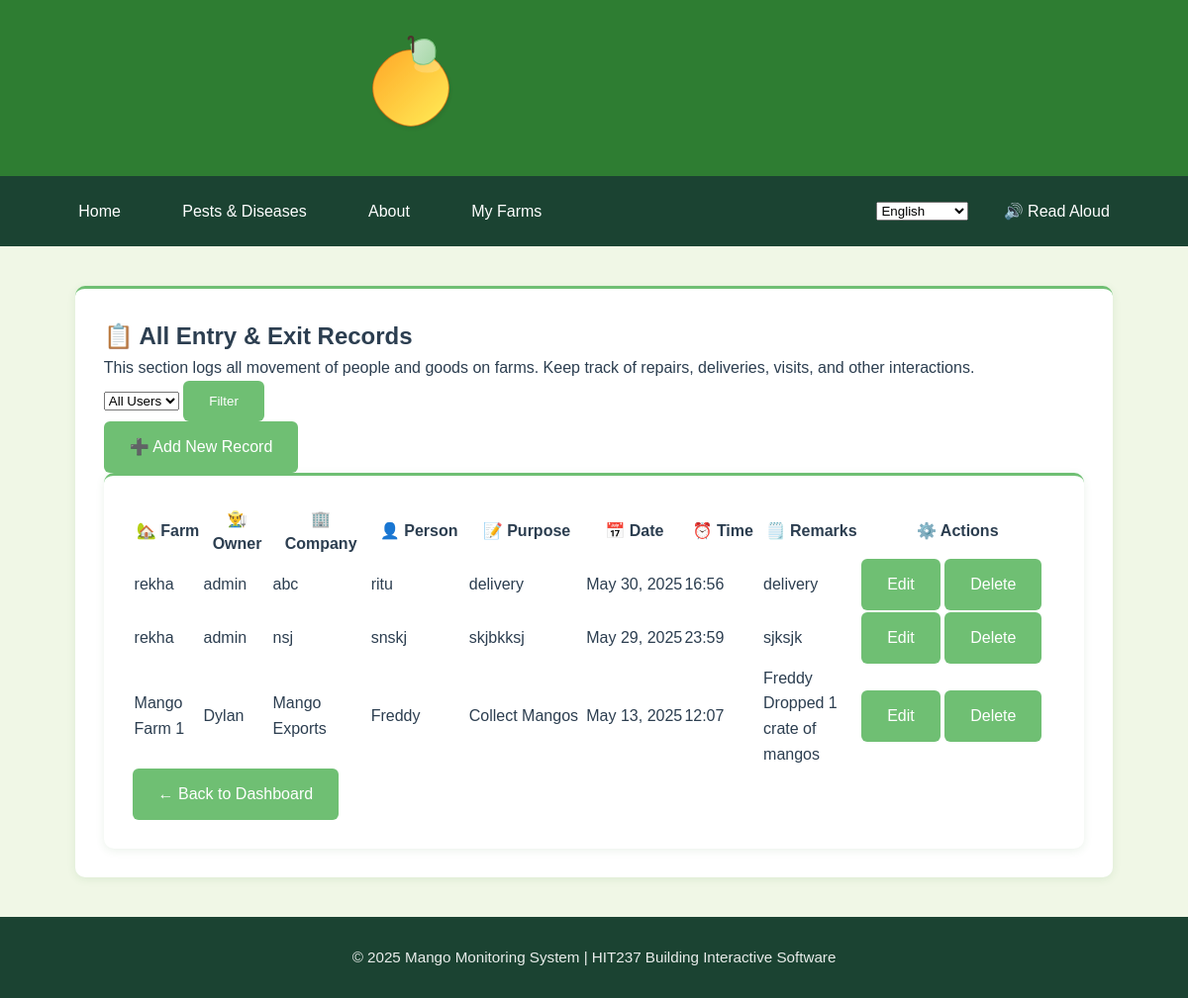
The page /myfarms/entryexit/ (signed in) on the database as committed earlier.
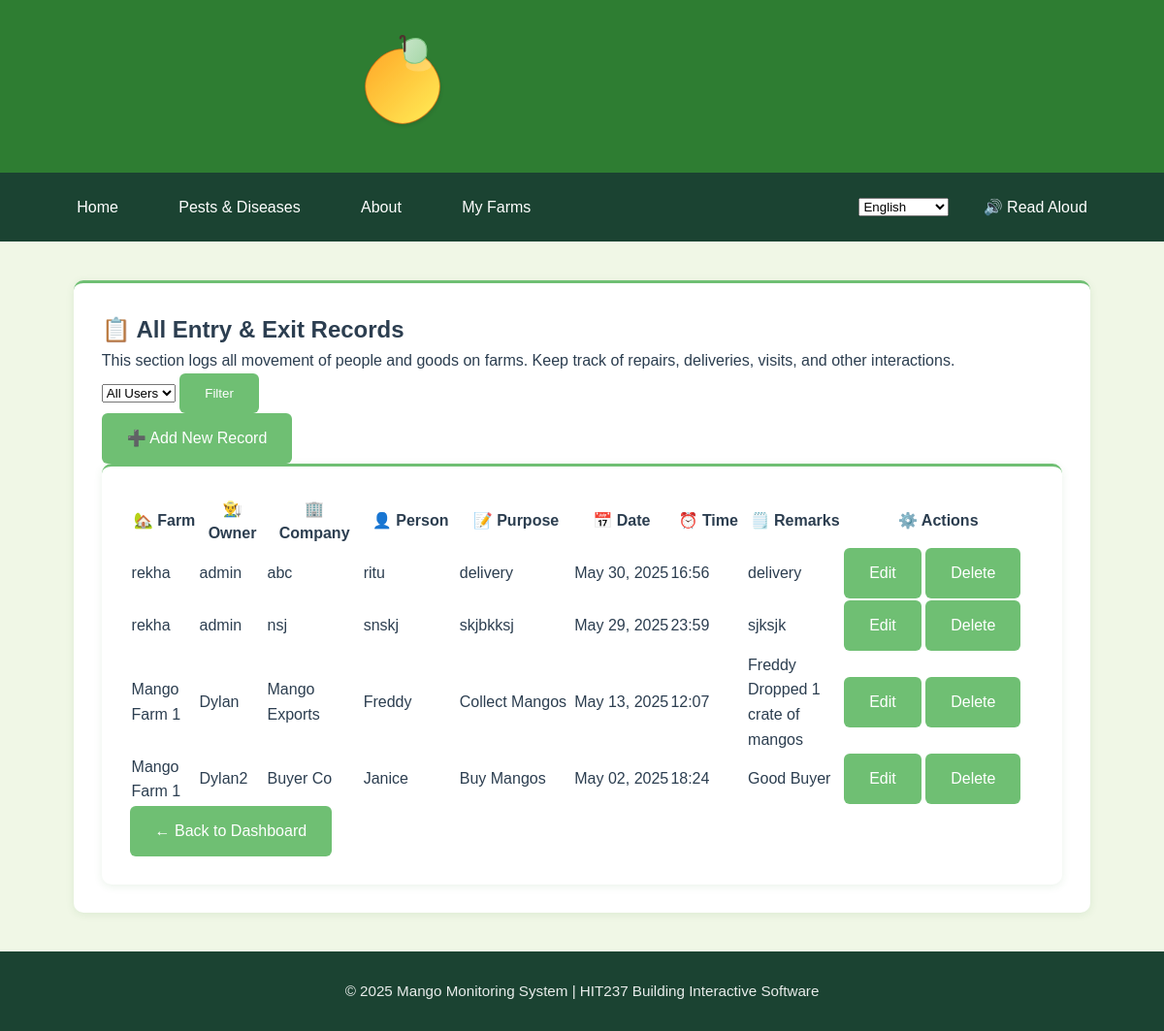
The same page on the database as committed later.
### App2/models.py (models this page shows, shortened)
class EntryExitLog(models.Model):
    farm = models.ForeignKey(Farm, on_delete=models.CASCADE)
    company_name = models.CharField(max_length=100)
    person_name = models.CharField(max_length=100)
    purpose = models.CharField(max_length=255)
    date = models.DateField()
    time = models.TimeField()
    remarks = models.TextField(blank=True, null=True)

class Farm(models.Model):
    name = models.CharField(max_length=100)
    location = models.CharField(max_length=150)
    owner = models.ForeignKey(User, on_delete=models.CASCADE, related_name="farms")
    total_plants = models.IntegerField(validators=[MinValueValidator(1)], help_text="Total number of mango plants on the property")
    farm_size = models.DecimalField(max_digits=10, decimal_places=2, help_text="Farm size in hectares")
    stocking_rate = models.DecimalField(max_digits=10, decimal_places=2, help_text="Plants per hectare", editable=False)
    created_at = models.DateTimeField(auto_now_add=True)
    updated_at = models.DateTimeField(auto_now=True)
    class Meta:
        ordering = ['name']

### App2/views.py (the view)
# urls.py: path('entryexit/', views.EntryExitListView.as_view(), name='entry-exit-list'),
class EntryExitListView(LoginRequiredMixin, ListView):
    model = EntryExitLog
    template_name = 'App2/entryexit_list.html'
    context_object_name = 'logs'
    def get_queryset(self):
        if self.request.user.is_superuser:
            user_filter = self.request.GET.get('user_filter', 'all')
            if user_filter != 'all':
                try:
                    user_id = int(user_filter)
                    return EntryExitLog.objects.filter(farm__owner_id=user_id)
                except (ValueError, TypeError):
                    return EntryExitLog.objects.all()
            else:
                return EntryExitLog.objects.all()
        else:
            return EntryExitLog.objects.filter(farm__owner=self.request.user)
    def get_context_data(self, **kwargs):
        context = super().get_context_data(**kwargs)
        if self.request.user.is_superuser:
            context['users'] = User.objects.all()
            context['current_user_filter'] = self.request.GET.get('user_filter', 'all')
            context['is_superuser'] = True
        else:
            context['is_superuser'] = False
        return context

### App2/templates/App2/entryexit_list.html (shortened to what this page needs)
{% extends 'App2/base.html' %}
{% block content %}
<div class="card shadow-sm p-3">
<div class="container mt-5">
  <div class="content-card mb-4 shadow-sm text-start">
    <div class="d-flex justify-content-between align-items-center mb-3">
      <div>
        <h2 class="mb-3">📋 {% if is_superuser %}All {% endif %}Entry & Exit Records</h2>
        <p class="text-muted">This section logs all movement of people and goods on {% if is_superuser %}farms{% else %}your farm{% endif %}. Keep track of repairs, deliveries, visits, and other interactions.</p>
      </div>
      <div class="d-flex">
        {% if is_superuser %}
          <form method="get" class="d-flex me-2">
            <select name="user_filter" class="form-select me-2">
              <option value="all" {% if current_user_filter == 'all' %}selected{% endif %}>All Users</option>
            </select>
            <button type="submit" class="btn btn-primary me-2">Filter</button>
          </form>
        {% endif %}
      </div>
    </div>
    <a href="{% url 'App2:entry-exit-create' %}" class="btn btn-outline-success btn-sm mt-2">➕ Add New Record</a>
  </div>
</div>
  {% if logs %}
  <div class="card shadow-sm p-3">
  <div class="table-responsive mt-4">
    <table class="table table-bordered table-hover align-middle text-center surveillance-table">      <thead class="table-success">
        <tr>
         <th scope="col", style="width: 7%;">🏡 Farm</th>
          {% if is_superuser %}<th scope="col", style="width: 7%;">👨‍🌾 Owner</th>{% endif %}
          <th scope="col", style="width: 10%;">🏢 Company</th>
          <th scope="col", style="width: 10%;">👤 Person</th>
          <th scope="col", style="width: 12%;">📝 Purpose</th>
          <th scope="col", style="width: 10%;">📅 Date</th>
          <th scope="col", style="width: 8%;">⏰ Time</th>
          <th scope="col", style="width: 10%;">🗒️ Remarks</th>
          <th scope="col", style="width: 20%;">⚙️ Actions</th>
        </tr>
      </thead>
      <tbody>
        {% for log in logs %}
        <tr>
          <td>{{ log.farm.name }}</td>
          {% if is_superuser %}<td>{{ log.farm.owner.username }}</td>{% endif %}
          <td>{{ log.company_name }}</td>
          <td>{{ log.person_name }}</td>
          <td>{{ log.purpose }}</td>
          <td>{{ log.date|date:"M d, Y" }}</td>
          <td>{{ log.time|time:"H:i" }}</td>
          <td>{{ log.remarks|default:"—" }}</td>
          <td>
              <div class="d-flex justify-content-center gap-2 flex-wrap">
                <a href="{% url 'App2:entryexit-edit' log.pk %}" class="btn btn-sm btn-outline-warning">Edit</a>
                <a href="{% url 'App2:entryexit-delete' log.pk %}" class="btn btn-sm btn-outline-danger">Delete</a>
              </div>
            </td>
        </tr>
        {% endfor %}
      </tbody>
    </table>
  </div>
  <a href="{% url 'App2:profile' %}" class="btn btn-outline-success">← Back to Dashboard</a>
  {% else %}
  <div class="alert alert-warning text-center mt-4" role="alert">
    🚫 No entry or exit records found yet.
  </div>
  {% endif %}
</div>
{% endblock %}

Rows that differ between the two databases and show on the page:
added EntryExitLog: farm.name "Mango Farm 1", farm.owner.username "Dylan2", company_name "Buyer Co", person_name "Janice", purpose "Buy Mangos", date "May 02, 2025", time "18:24", remarks "Good Buyer"
